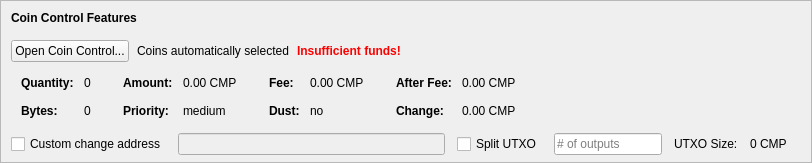
    <widget class="QFrame" name="frameCoinControl">
     <property name="sizePolicy">
      <sizepolicy hsizetype="Expanding" vsizetype="Expanding">
       <horstretch>0</horstretch>
       <verstretch>0</verstretch>
      </sizepolicy>
     </property>
     <property name="maximumSize">
      <size>
       <width>16777215</width>
       <height>16777215</height>
      </size>
     </property>
     <property name="frameShape">
      <enum>QFrame::StyledPanel</enum>
     </property>
     <property name="frameShadow">
      <enum>QFrame::Sunken</enum>
     </property>
     <layout class="QVBoxLayout" name="verticalLayoutCoinControl2">
      <property name="spacing">
       <number>0</number>
      </property>
      <property name="leftMargin">
       <number>0</number>
      </property>
      <property name="topMargin">
       <number>0</number>
      </property>
      <property name="rightMargin">
       <number>0</number>
      </property>
      <property name="bottomMargin">
       <number>6</number>
      </property>
      <item>
       <layout class="QVBoxLayout" name="verticalLayoutCoinControl" stretch="0,0,0,0,1">
        <property name="spacing">
         <number>0</number>
        </property>
        <property name="leftMargin">
         <number>10</number>
        </property>
        <property name="topMargin">
         <number>10</number>
        </property>
        <item>
         <layout class="QHBoxLayout" name="horizontalLayoutCoinControl1">
          <property name="bottomMargin">
           <number>15</number>
          </property>
          <item>
           <widget class="QLabel" name="labelCoinControlFeatures">
            <property name="sizePolicy">
             <sizepolicy hsizetype="Preferred" vsizetype="Maximum">
              <horstretch>0</horstretch>
              <verstretch>0</verstretch>
             </sizepolicy>
            </property>
            <property name="font">
             <font>
              <weight>75</weight>
              <bold>true</bold>
             </font>
            </property>
            <property name="styleSheet">
             <string notr="true">font-weight:bold;</string>
            </property>
            <property name="text">
             <string>Coin Control Features</string>
            </property>
           </widget>
          </item>
         </layout>
        </item>
        <item>
         <layout class="QHBoxLayout" name="horizontalLayoutCoinControl2" stretch="0,0,0,0">
          <property name="spacing">
           <number>8</number>
          </property>
          <property name="bottomMargin">
           <number>10</number>
          </property>
          <item>
           <widget class="QPushButton" name="pushButtonCoinControl">
            <property name="styleSheet">
             <string notr="true"/>
            </property>
            <property name="text">
             <string>Open Coin Control...</string>
            </property>
            <property name="autoDefault">
             <bool>false</bool>
            </property>
           </widget>
          </item>
          <item>
           <widget class="QLabel" name="labelCoinControlAutomaticallySelected">
            <property name="text">
             <string>Coins automatically selected</string>
            </property>
            <property name="margin">
             <number>5</number>
            </property>
           </widget>
          </item>
          <item>
           <widget class="QLabel" name="labelCoinControlInsuffFunds">
            <property name="font">
             <font>
              <weight>75</weight>
              <bold>true</bold>
             </font>
            </property>
            <property name="styleSheet">
             <string notr="true">color:red;font-weight:bold;</string>
            </property>
            <property name="text">
             <string>Insufficient funds!</string>
            </property>
            <property name="margin">
             <number>5</number>
            </property>
           </widget>
          </item>
          <item>
           <spacer name="horizontalSpacerCoinControl">
            <property name="orientation">
             <enum>Qt::Horizontal</enum>
            </property>
            <property name="sizeHint" stdset="0">
             <size>
              <width>40</width>
              <height>1</height>
             </size>
            </property>
           </spacer>
          </item>
         </layout>
        </item>
        <item>
         <widget class="QWidget" name="widgetCoinControl" native="true">
          <property name="sizePolicy">
           <sizepolicy hsizetype="Preferred" vsizetype="Preferred">
            <horstretch>0</horstretch>
            <verstretch>0</verstretch>
           </sizepolicy>
          </property>
          <property name="minimumSize">
           <size>
            <width>0</width>
            <height>0</height>
           </size>
          </property>
          <property name="styleSheet">
           <string notr="true"/>
          </property>
          <layout class="QHBoxLayout" name="horizontalLayoutCoinControl5">
           <property name="leftMargin">
            <number>0</number>
           </property>
           <property name="topMargin">
            <number>0</number>
           </property>
           <property name="rightMargin">
            <number>0</number>
           </property>
           <property name="bottomMargin">
            <number>0</number>
           </property>
           <item>
            <layout class="QHBoxLayout" name="horizontalLayoutCoinControl3" stretch="0,0,0,1">
             <property name="spacing">
              <number>20</number>
             </property>
             <property name="topMargin">
              <number>0</number>
             </property>
             <property name="bottomMargin">
              <number>10</number>
             </property>
             <item>
              <layout class="QFormLayout" name="formLayoutCoinControl1">
               <property name="horizontalSpacing">
                <number>10</number>
               </property>
               <property name="verticalSpacing">
                <number>14</number>
               </property>
               <property name="leftMargin">
                <number>10</number>
               </property>
               <property name="topMargin">
                <number>4</number>
               </property>
               <property name="rightMargin">
                <number>6</number>
               </property>
               <item row="0" column="0">
                <widget class="QLabel" name="labelCoinControlQuantityText">
                 <property name="font">
                  <font>
                   <weight>75</weight>
                   <bold>true</bold>
                  </font>
                 </property>
                 <property name="text">
                  <string>Quantity:</string>
                 </property>
                 <property name="margin">
                  <number>0</number>
                 </property>
                </widget>
               </item>
               <item row="0" column="1">
                <widget class="QLabel" name="labelCoinControlQuantity">
                 <property name="cursor">
                  <cursorShape>IBeamCursor</cursorShape>
                 </property>
                 <property name="contextMenuPolicy">
                  <enum>Qt::ActionsContextMenu</enum>
                 </property>
                 <property name="text">
                  <string notr="true">0</string>
                 </property>
                 <property name="margin">
                  <number>0</number>
                 </property>
                 <property name="textInteractionFlags">
                  <set>Qt::LinksAccessibleByMouse|Qt::TextSelectableByKeyboard|Qt::TextSelectableByMouse</set>
                 </property>
                </widget>
               </item>
               <item row="1" column="0">
                <widget class="QLabel" name="labelCoinControlBytesText">
                 <property name="font">
                  <font>
                   <weight>75</weight>
                   <bold>true</bold>
                  </font>
                 </property>
                 <property name="text">
                  <string>Bytes:</string>
                 </property>
                </widget>
               </item>
               <item row="1" column="1">
                <widget class="QLabel" name="labelCoinControlBytes">
                 <property name="cursor">
                  <cursorShape>IBeamCursor</cursorShape>
                 </property>
                 <property name="contextMenuPolicy">
                  <enum>Qt::ActionsContextMenu</enum>
                 </property>
                 <property name="text">
                  <string notr="true">0</string>
                 </property>
                 <property name="textInteractionFlags">
                  <set>Qt::LinksAccessibleByMouse|Qt::TextSelectableByKeyboard|Qt::TextSelectableByMouse</set>
                 </property>
                </widget>
               </item>
              </layout>
             </item>
             <item>
              <layout class="QFormLayout" name="formLayoutCoinControl2">
               <property name="horizontalSpacing">
                <number>10</number>
               </property>
               <property name="verticalSpacing">
                <number>14</number>
               </property>
               <property name="leftMargin">
                <number>6</number>
               </property>
               <property name="topMargin">
                <number>4</number>
               </property>
               <property name="rightMargin">
                <number>6</number>
               </property>
               <item row="0" column="0">
                <widget class="QLabel" name="labelCoinControlAmountText">
                 <property name="font">
                  <font>
                   <weight>75</weight>
                   <bold>true</bold>
                  </font>
                 </property>
                 <property name="text">
                  <string>Amount:</string>
                 </property>
                 <property name="margin">
                  <number>0</number>
                 </property>
                </widget>
               </item>
               <item row="0" column="1">
                <widget class="QLabel" name="labelCoinControlAmount">
                 <property name="cursor">
                  <cursorShape>IBeamCursor</cursorShape>
                 </property>
                 <property name="contextMenuPolicy">
                  <enum>Qt::ActionsContextMenu</enum>
                 </property>
                 <property name="text">
                  <string notr="true">0.00 CMP</string>
                 </property>
                 <property name="textInteractionFlags">
                  <set>Qt::LinksAccessibleByMouse|Qt::TextSelectableByKeyboard|Qt::TextSelectableByMouse</set>
                 </property>
                </widget>
               </item>
               <item row="1" column="0">
                <widget class="QLabel" name="labelCoinControlPriorityText">
                 <property name="font">
                  <font>
                   <weight>75</weight>
                   <bold>true</bold>
                  </font>
                 </property>
                 <property name="text">
                  <string>Priority:</string>
                 </property>
                </widget>
               </item>
               <item row="1" column="1">
                <widget class="QLabel" name="labelCoinControlPriority">
                 <property name="cursor">
                  <cursorShape>IBeamCursor</cursorShape>
                 </property>
                 <property name="contextMenuPolicy">
                  <enum>Qt::ActionsContextMenu</enum>
                 </property>
                 <property name="text">
                  <string>medium</string>
                 </property>
                 <property name="textInteractionFlags">
                  <set>Qt::LinksAccessibleByMouse|Qt::TextSelectableByKeyboard|Qt::TextSelectableByMouse</set>
                 </property>
                </widget>
               </item>
              </layout>
             </item>
             <item>
              <layout class="QFormLayout" name="formLayoutCoinControl3">
               <property name="horizontalSpacing">
                <number>10</number>
               </property>
               <property name="verticalSpacing">
                <number>14</number>
               </property>
               <property name="leftMargin">
                <number>6</number>
               </property>
               <property name="topMargin">
                <number>4</number>
               </property>
               <property name="rightMargin">
                <number>6</number>
               </property>
               <item row="0" column="0">
                <widget class="QLabel" name="labelCoinControlFeeText">
                 <property name="font">
                  <font>
                   <weight>75</weight>
                   <bold>true</bold>
                  </font>
                 </property>
                 <property name="text">
                  <string>Fee:</string>
                 </property>
                 <property name="margin">
                  <number>0</number>
                 </property>
                </widget>
               </item>
               <item row="0" column="1">
                <widget class="QLabel" name="labelCoinControlFee">
                 <property name="cursor">
                  <cursorShape>IBeamCursor</cursorShape>
                 </property>
                 <property name="contextMenuPolicy">
                  <enum>Qt::ActionsContextMenu</enum>
                 </property>
                 <property name="text">
                  <string notr="true">0.00 CMP</string>
                 </property>
                 <property name="textInteractionFlags">
                  <set>Qt::LinksAccessibleByMouse|Qt::TextSelectableByKeyboard|Qt::TextSelectableByMouse</set>
                 </property>
                </widget>
               </item>
               <item row="1" column="0">
                <widget class="QLabel" name="labelCoinControlLowOutputText">
                 <property name="font">
                  <font>
                   <weight>75</weight>
                   <bold>true</bold>
                  </font>
                 </property>
                 <property name="text">
                  <string>Dust:</string>
                 </property>
                </widget>
               </item>
               <item row="1" column="1">
                <widget class="QLabel" name="labelCoinControlLowOutput">
                 <property name="cursor">
                  <cursorShape>IBeamCursor</cursorShape>
                 </property>
                 <property name="contextMenuPolicy">
                  <enum>Qt::ActionsContextMenu</enum>
                 </property>
                 <property name="text">
                  <string>no</string>
                 </property>
                 <property name="textInteractionFlags">
                  <set>Qt::LinksAccessibleByMouse|Qt::TextSelectableByKeyboard|Qt::TextSelectableByMouse</set>
                 </property>
                </widget>
               </item>
              </layout>
             </item>
             <item>
              <layout class="QFormLayout" name="formLayoutCoinControl4">
               <property name="horizontalSpacing">
                <number>10</number>
               </property>
               <property name="verticalSpacing">
                <number>14</number>
               </property>
               <property name="leftMargin">
                <number>6</number>
               </property>
               <property name="topMargin">
                <number>4</number>
               </property>
               <property name="rightMargin">
                <number>6</number>
               </property>
               <item row="0" column="0">
                <widget class="QLabel" name="labelCoinControlAfterFeeText">
                 <property name="font">
                  <font>
                   <weight>75</weight>
                   <bold>true</bold>
                  </font>
                 </property>
                 <property name="text">
                  <string>After Fee:</string>
                 </property>
                 <property name="margin">
                  <number>0</number>
                 </property>
                </widget>
               </item>
               <item row="0" column="1">
                <widget class="QLabel" name="labelCoinControlAfterFee">
                 <property name="cursor">
                  <cursorShape>IBeamCursor</cursorShape>
                 </property>
                 <property name="contextMenuPolicy">
                  <enum>Qt::ActionsContextMenu</enum>
                 </property>
                 <property name="text">
                  <string notr="true">0.00 CMP</string>
                 </property>
                 <property name="textInteractionFlags">
                  <set>Qt::LinksAccessibleByMouse|Qt::TextSelectableByKeyboard|Qt::TextSelectableByMouse</set>
                 </property>
                </widget>
               </item>
               <item row="1" column="0">
                <widget class="QLabel" name="labelCoinControlChangeText">
                 <property name="font">
                  <font>
                   <weight>75</weight>
                   <bold>true</bold>
                  </font>
                 </property>
                 <property name="text">
                  <string>Change:</string>
                 </property>
                </widget>
               </item>
               <item row="1" column="1">
                <widget class="QLabel" name="labelCoinControlChange">
                 <property name="cursor">
                  <cursorShape>IBeamCursor</cursorShape>
                 </property>
                 <property name="contextMenuPolicy">
                  <enum>Qt::ActionsContextMenu</enum>
                 </property>
                 <property name="text">
                  <string notr="true">0.00 CMP</string>
                 </property>
                 <property name="textInteractionFlags">
                  <set>Qt::LinksAccessibleByMouse|Qt::TextSelectableByKeyboard|Qt::TextSelectableByMouse</set>
                 </property>
                </widget>
               </item>
              </layout>
             </item>
            </layout>
           </item>
          </layout>
         </widget>
        </item>
        <item>
         <layout class="QHBoxLayout" name="horizontalLayoutCoinControl4" stretch="0,0,0,0,0,0,0">
          <property name="spacing">
           <number>12</number>
          </property>
          <property name="sizeConstraint">
           <enum>QLayout::SetDefaultConstraint</enum>
          </property>
          <property name="topMargin">
           <number>5</number>
          </property>
          <property name="rightMargin">
           <number>5</number>
          </property>
          <item>
           <widget class="QCheckBox" name="checkBoxCoinControlChange">
            <property name="toolTip">
             <string>If this is activated, but the change address is empty or invalid, change will be sent to a newly generated address.</string>
            </property>
            <property name="text">
             <string>Custom change address</string>
            </property>
           </widget>
          </item>
          <item>
           <widget class="QValidatedLineEdit" name="lineEditCoinControlChange">
            <property name="enabled">
             <bool>false</bool>
            </property>
            <property name="sizePolicy">
             <sizepolicy hsizetype="Expanding" vsizetype="Fixed">
              <horstretch>0</horstretch>
              <verstretch>0</verstretch>
             </sizepolicy>
            </property>
           </widget>
          </item>
          <item>
           <widget class="QCheckBox" name="splitBlockCheckBox">
            <property name="text">
             <string>Split UTXO</string>
            </property>
           </widget>
          </item>
          <item>
           <widget class="QLineEdit" name="splitBlockLineEdit">
            <property name="sizePolicy">
             <sizepolicy hsizetype="Fixed" vsizetype="Fixed">
              <horstretch>50</horstretch>
              <verstretch>0</verstretch>
             </sizepolicy>
            </property>
            <property name="placeholderText">
             <string># of outputs</string>
            </property>
           </widget>
          </item>
          <item>
           <widget class="QLabel" name="labelBlockSizeText">
            <property name="text">
             <string>UTXO Size:</string>
            </property>
           </widget>
          </item>
          <item>
           <widget class="QLabel" name="labelBlockSize">
            <property name="text">
             <string>0 CMP</string>
            </property>
           </widget>
          </item>
          <item>
           <widget class="QLabel" name="labelCoinControlChangeLabel">
            <property name="sizePolicy">
             <sizepolicy hsizetype="Preferred" vsizetype="Expanding">
              <horstretch>0</horstretch>
              <verstretch>0</verstretch>
             </sizepolicy>
            </property>
            <property name="minimumSize">
             <size>
              <width>0</width>
              <height>0</height>
             </size>
            </property>
            <property name="text">
             <string/>
            </property>
            <property name="margin">
             <number>3</number>
            </property>
           </widget>
          </item>
         </layout>
        </item>
        <item>
         <spacer name="verticalSpacerCoinControl">
          <property name="orientation">
           <enum>Qt::Vertical</enum>
          </property>
          <property name="sizeHint" stdset="0">
           <size>
            <width>800</width>
            <height>1</height>
           </size>
          </property>
         </spacer>
        </item>
       </layout>
      </item>
     </layout>
    </widget>
